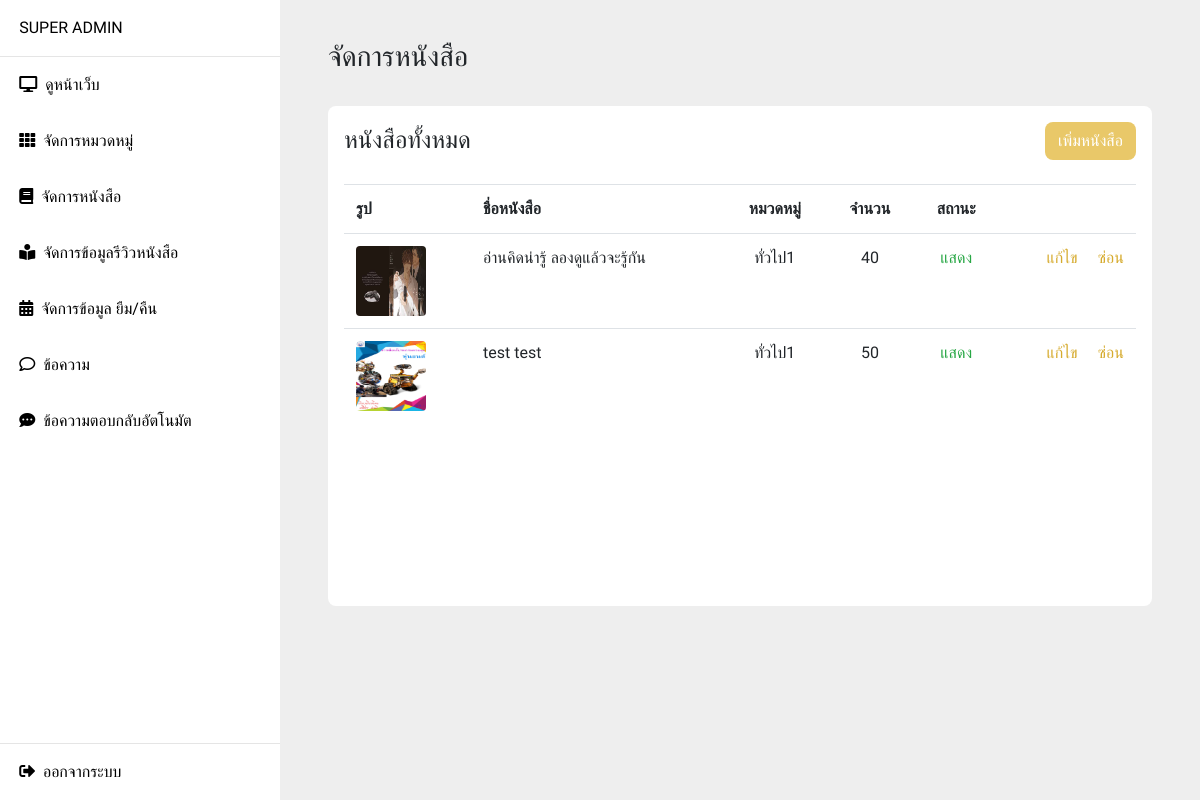
Page /manage_book.php (signed in) on the committed database.
### tables this page shows
CREATE TABLE `book` (
  `id_book` int(11) NOT NULL,
  `id_cate` int(11) NOT NULL,
  `name_book` text NOT NULL,
  `name_author` text NOT NULL,
  `image_book` text NOT NULL,
  `resume` text NOT NULL,
  `amount` int(11) NOT NULL,
  `status` int(11) NOT NULL
);

CREATE TABLE `catergory` (
  `id_cate` int(11) NOT NULL,
  `name_cate` text NOT NULL,
  `date_borrow` int(11) NOT NULL,
  `image` text NOT NULL
);

### manage_book.php (the view, shortened to what this page needs)
<!DOCTYPE html>
<html lang="en">
  <head>
  </head>
  <body>
      <?php include 'component/slide_nav.php' ?>
      <div class="layout">
        <div class="container pl-5 pr-5 pb-3">
           <div class="row pb-4">
             <div class="col-12">
               <h3>จัดการหนังสือ</h3>
             </div>
           </div>
           <div class="row">
             <div class="col-12">
               <div class="box-manage">
               <div class="d-flex justify-content-between align-items-center">
                <h4 class="m-0">หนังสือทั้งหมด</h4>
                <button type="button" class="btn btn-book" data-toggle="modal" data-target="#myModal">
                    เพิ่มหนังสือ
                </button>
               </div>
                  <table class="table w-100 mt-4">
                    <tr>
                      <th>รูป</th>
                      <th>ชื่อหนังสือ</th>
                      <th class="text-center">หมวดหมู่</th>
                      <th class="text-center">จำนวน</th>
                      <th class="text-center">สถานะ</th>
                      <th></th>
                    </tr>
                    <?php
                    include "function/db_config.php";
                    $query = "SELECT *
                    FROM book
                    INNER JOIN catergory
                    ON book.id_cate=catergory.id_cate" or die("Error:" . mysqli_error());
                    $result2 = mysqli_query($conn, $query);
                    while($row = mysqli_fetch_array($result2)) {
                      echo "<tr>";
                      echo "<td><img src='/bookview/upload/{$row['image_book']}' class='rounded img-cate' alt='Cinque Terre'  /> </td>";
                      echo "<td>{$row['name_book']}</td>";
                      echo "<td class='text-center'>{$row['name_cate']}</td>";
                      echo "<td class='text-center'>{$row['amount']}</td>";
                      echo "<td class='text-center'>";
                      if($row['status'] == "1"){
                        echo '<span class="text-success">แสดง</span>';
                      }else{
                        echo '<span class="text-danger">ซ่อน</span>';
                      }
                      echo "</td>";
                      echo "<td class='text-right'><a class='text-book-y-b mr-3' href='/bookview/edit_book.php?book={$row['id_book']}'>แก้ไข</a>
                      <a class='text-book-y-b' href='#' data-toggle='modal' data-target='#myModal{$row['id_book']}'>";
                     if($row['status'] == "0"){
                        echo 'แสดง';
                      }else{
                        echo 'ซ่อน';
                      }
                      echo "</a></td>";
                      echo "</tr>";
                    }
                    ?>
                  </table>
               </div>
             </div>
           </div>
        </div>
      </div>
  </body>
</html>

### css/bookview.css (style rules this page uses)
body { font-family: 'Kanit', sans-serif; }
a { color: #000; }
.btn-book { background-color: #E9C869; color: #fff; border-radius: 8px; }
.text-book-y-b { color: #d6ab2e; }
img { display: inline; margin: 0 auto; height: 100%; width: auto; }
.layout { background-color: #eeeeee; padding-left: 280px; padding-top: 2.5rem; min-height: 100vh; width: 100%; }
.box-manage { background-color: #fff; border-radius: 8px; width: 100%; min-height: 500px; padding: 1rem; }
.img-cate { width: 70px; height: 70px; }

### rows in the picture
book: image_book (picture), name_book "อ่านคิดน่ารู้ ลองดูแล้วจะรู้กัน", id_cate.name_cate "ทั่วไป1", amount "40", status "แสดง"
book: image_book (picture), name_book "test test", id_cate.name_cate "ทั่วไป1", amount "50", status "แสดง"

### other values in the picture
$_SESSION['name'] "SUPER ADMIN"
